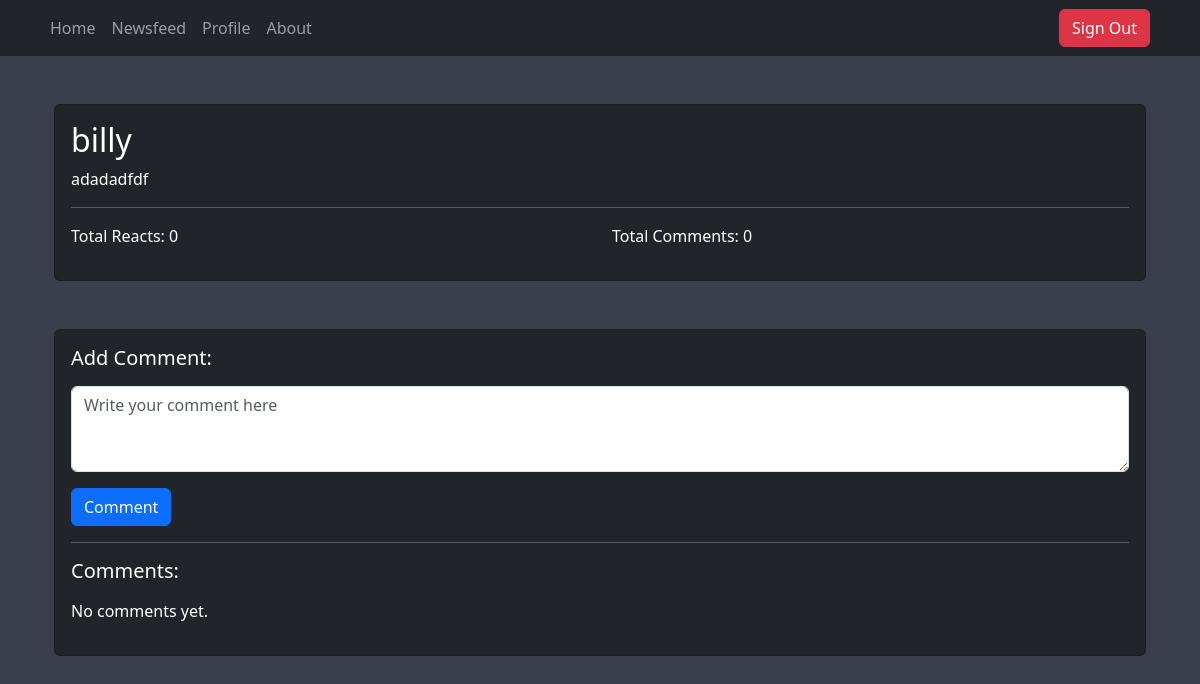
The app's page /newsfeed/detail/7 (signed in), older data.
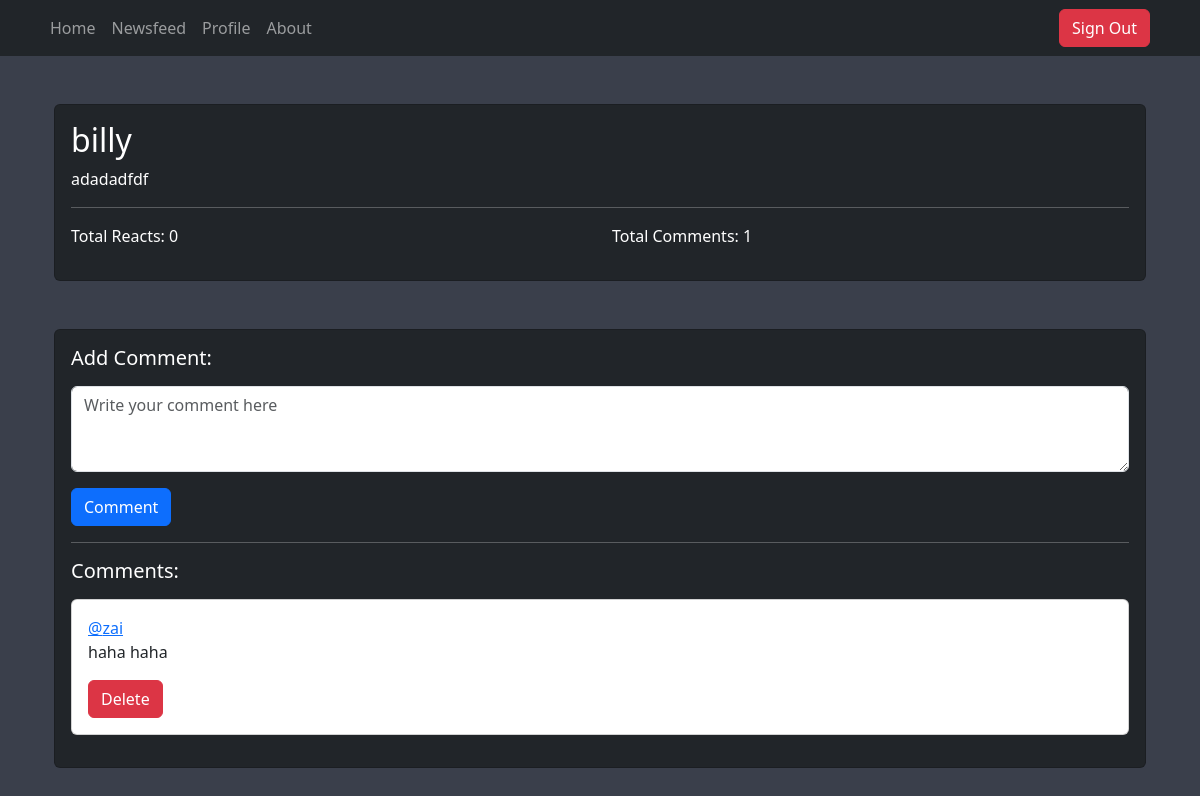
The same page, newer data.
### newsfeed/models.py (models this page shows)
class Post(models.Model):
    user = models.ForeignKey(User, on_delete=models.CASCADE)
    title=models.CharField(max_length=100)
    text = models.TextField()
    image = models.ImageField(null=True, blank=True)
    topic = models.ManyToManyField(Topic)
    created = models.DateTimeField(auto_now_add=True)

class Comment(models.Model):
    user = models.ForeignKey(User, on_delete=models.CASCADE)
    text = models.TextField(max_length=200)
    post = models.ForeignKey(Post, on_delete=models.CASCADE)
    created = models.DateTimeField(auto_now_add=True)

### newsfeed/views.py (the view)
# urls.py: path('detail/<int:pk>',views.detail,name="detailpage"),
@login_required(login_url="signinpage")
def detail(request, pk):
    template = "newsfeed/details.html"
    post = Post.objects.get(id=pk)
    check = (request.user != post.user)
    if request.method == 'POST':
        comment = request.POST.get('comment-text')
        new_comment = Comment(user=request.user, text=comment, post=post)
        new_comment.save()
    data = {
        'post': post,
        'check': check
    }
    return render(request, template, data)

### templates/newsfeed/details.html (shortened to what this page needs)
{% extends 'layout.html' %}
{% block yield %}
<div class="container">
  <div class="card bg-dark text-white mt-5">
    <div class="card-body">
      <h2 class="card-title">{{ post.title }}</h2>
      <p class="card-text">{{ post.text }}</p>
      <hr>
      <div class="row mt-3">
        <div class="col-md-6">
          <p class="mb-3">Total Reacts: {{ post.react_set.count }}</p>
        </div>
        <div class="col-md-6">
          <p>Total Comments: {{ post.comment_set.count }}</p>
        </div>
      </div>
    </div>
  </div>
{% if check %}
  <div class="card bg-dark text-white mt-5">
    <div class="card-body">
      <h5 class="mb-3">Add Comment:</h5>
      <form method="post" action="">
        <div class="form-group">
          <textarea class="form-control" name="comment-text" id="comment-text" rows="3" placeholder="Write your comment here"></textarea>
        </div>
        <button type="submit" class="btn btn-primary">Comment</button>
      </form>
      <hr class="bg-white">
      <h5 class="mb-3">Comments:</h5>
      {% for comment in post.comment_set.all %}
        <div class="card mb-3">
          <div class="card-body">
            <a class="card-text" href="{% url 'profilepage' user.id %}">@{{ comment.user.username }}</a>
            <p class="card-text">{{ comment.text }}</p>
            <a class="btn small btn-danger" href="{% url 'deletecommentpage' comment.id %}">Delete</a>
          </div>
        </div>
      {% empty %}
        <p>No comments yet.</p>
      {% endfor %}
    </div>
  </div>
</div>
{% endif %}
{% endblock %}

Row changes from the older to the newer data that the page shows:
computed for Post "billy": comment_set.count "0" → "1"
added Comment: user.username "zai", text "haha haha"
Text that changed along with them:
text no longer shown: "No comments yet."
